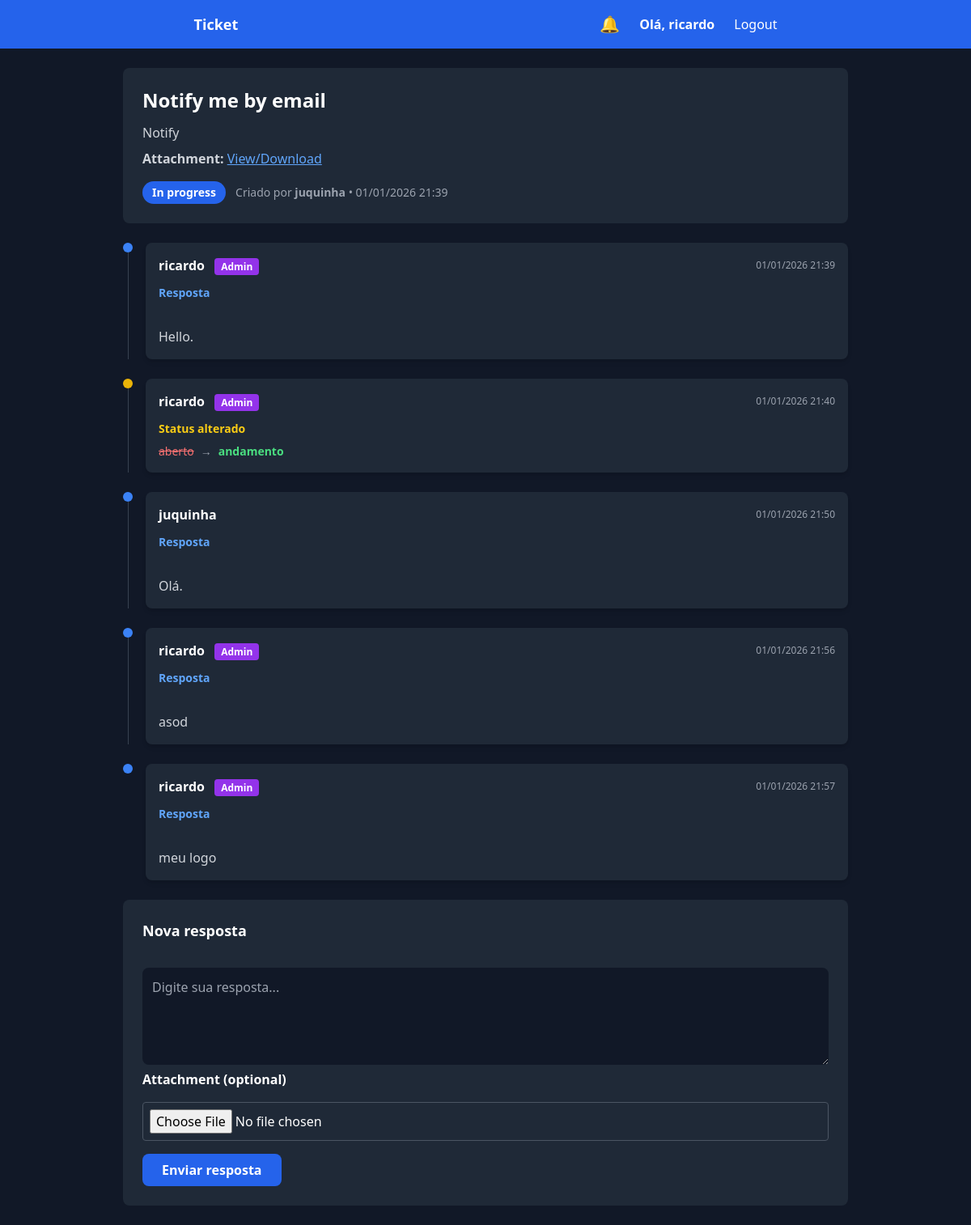
The page /chamados/chamado/38/ (signed in) on the database its author committed.
### chamados/models.py (models this page shows, shortened)
class Chamado(models.Model):
    STATUS_CHOICES = (
        ('aberto', 'Open'),
        ('andamento', 'In progress'),
        ('fechado', 'Closed'),
    )
    titulo = models.CharField(max_length=100)
    descricao = models.TextField()
    status = models.CharField(
        max_length=20,
        choices=STATUS_CHOICES,
        default='aberto'
    )
    criado_por = models.ForeignKey(
        User,
        on_delete=models.CASCADE,
        related_name='chamados'
    )
    criado_em = models.DateTimeField(auto_now_add=True)
    anexo = models.FileField(
        upload_to='chamados_anexos/',
        null=True,
        blank=True
    )

class RespostaChamado(models.Model):
    chamado = models.ForeignKey(
        Chamado,
        on_delete=models.CASCADE,
        related_name='respostas'
    )
    autor = models.ForeignKey(User, on_delete=models.CASCADE)
    mensagem = models.TextField()
    criada_em = models.DateTimeField(auto_now_add=True)
    lido_por = models.ManyToManyField(
        User,
        related_name='respostas_lidas',
        blank=True
    )

class HistoricoChamado(models.Model):
    chamado = models.ForeignKey(
        Chamado,
        on_delete=models.CASCADE,
        related_name='historicos'
    )
    usuario = models.ForeignKey(
        User,
        on_delete=models.SET_NULL,
        null=True
    )
    status_anterior = models.CharField(max_length=20)
    novo_status = models.CharField(max_length=20)
    criado_em = models.DateTimeField(auto_now_add=True)
    lido_por = models.ManyToManyField(
        User,
        related_name='historicos_lidos',
        blank=True
    )

### chamados/views.py (the view)
# urls.py: path('chamado/<int:id>/', views.detalhe_chamado, name='detalhe_chamado'),  # /chamados/chamado/<id>/
@login_required
def detalhe_chamado(request, id):
    chamado = get_object_or_404(Chamado, id=id)
    if not request.user.is_staff and chamado.criado_por != request.user:
        return render(request, 'chamados/403.html', status=403)
    pode_responder = not (
        chamado.status == 'fechado' and not request.user.is_staff
    )
    for h in chamado.historicos.exclude(lido_por=request.user):
        h.lido_por.add(request.user)
    for r in chamado.respostas.exclude(lido_por=request.user):
        r.lido_por.add(request.user)
    Notificacao.objects.filter(
        usuario=request.user,
        chamado=chamado,
        lida=False
    ).update(lida=True)
    if request.method == 'POST':
        if not pode_responder:
            messages.error(request, 'This ticket is closed and cannot be replied.')
            return redirect('detalhe_chamado', id=chamado.id)
        form = RespostaChamadoForm(request.POST)
        if form.is_valid():
            resposta = form.save(commit=False)
            resposta.chamado = chamado
            resposta.autor = request.user
            resposta.save()
            if chamado.criado_por != request.user:
                Notificacao.objects.create(
                    usuario=chamado.criado_por,
                    chamado=chamado,
                    mensagem=f'New reply in ticket "{chamado.titulo}"',
                    status=chamado.status
                )
            return redirect('detalhe_chamado', id=chamado.id)
    else:
        form = RespostaChamadoForm()
    return render(request, 'chamados/detalhe_chamado.html', {
        'chamado': chamado,
        'form': form,
        'timeline': montar_timeline(chamado),
        'pode_responder': pode_responder
    })

### chamados/forms.py
class RespostaChamadoForm(forms.ModelForm):
    class Meta:
        model = RespostaChamado
        fields = ['mensagem']

### chamados/context_processors.py (called while the page is built)
def notificacoes_nao_lidas(request):
    if request.user.is_authenticated:
        return {
            'notificacoes_nao_lidas': request.user.notificacoes.filter(lida=False),
            'total_notificacoes': request.user.notificacoes.filter(lida=False).count()
        }
    return {}

def notificacoes_usuario(request):
    if request.user.is_authenticated:
        notificacoes = request.user.notificacoes.order_by('-criada_em')[:5]
        nao_lidas = request.user.notificacoes.filter(lida=False).count()
    else:
        notificacoes = []
        nao_lidas = 0
    return {
        'notificacoes': notificacoes,
        'notificacoes_nao_lidas': nao_lidas
    }

### chamados/views.py (called while the page is built)
def montar_timeline(chamado):
    eventos = []
    for h in chamado.historicos.all():
        eventos.append({
            'tipo': 'status',
            'usuario': h.usuario,
            'data': h.criado_em,
            'status_anterior': h.status_anterior,
            'novo_status': h.novo_status,
            'obj': h
        })
    for r in chamado.respostas.all():
        eventos.append({
            'tipo': 'resposta',
            'usuario': r.autor,
            'data': r.criada_em,
            'mensagem': r.mensagem,
            'obj': r
        })
    eventos.sort(key=lambda x: x['data'])
    return eventos

### chamados/templates/chamados/detalhe_chamado.html (shortened to what this page needs)
{% extends 'base.html' %}
{% block content %}
{% if request.user.is_staff or chamado.criado_por == request.user %}
<div class="max-w-4xl mx-auto space-y-6 px-2 sm:px-0">
  <div class="bg-gray-800 rounded-lg p-5 sm:p-6">
    <h2 class="text-xl sm:text-2xl font-bold text-white">
      {{ chamado.titulo }}
    </h2>
    <p class="text-gray-300 mt-3 text-sm sm:text-base leading-relaxed">
      {{ chamado.descricao }}
    </p>
    {% if chamado.anexo %}
      <p class="mt-2 text-gray-300 text-sm sm:text-base">
        <strong>Attachment:</strong>
        <a href="{{ chamado.anexo.url }}" target="_blank" class="underline text-blue-400">
          View/Download
        </a>
      </p>
    {% endif %}
    <div class="mt-4 flex flex-col sm:flex-row sm:items-center gap-3 text-sm">
      <span class="px-3 py-1 rounded-full bg-blue-600 text-white font-semibold w-fit">
        {{ chamado.get_status_display }}
      </span>
      <span class="text-gray-400">
        Criado por <b>{{ chamado.criado_por.username }}</b> •
        {{ chamado.criado_em|date:'d/m/Y H:i' }}
      </span>
    </div>
  </div>
  <div class="space-y-6">
    {% for item in timeline %}
      <div class="flex gap-3 sm:gap-4" {% if forloop.last %}id="ultimo-item"{% endif %}>
        <div class="flex flex-col items-center">
          <div class="w-3 h-3 rounded-full
            {% if item.tipo == 'status' %}bg-yellow-500{% endif %}
            {% if item.tipo == 'resposta' %}bg-blue-500{% endif %}
          "></div>
        </div>
        <div class="flex-1 rounded-lg p-4 shadow-md
          {% if request.user not in item.obj.lido_por.all and item.tipo == 'status' %}
            bg-yellow-900 border border-yellow-500
          {% elif request.user not in item.obj.lido_por.all and item.tipo == 'resposta' %}
            bg-blue-900 border border-blue-500
          {% else %}
            bg-gray-800
          {% endif %}
        ">
          <div class="flex flex-col sm:flex-row sm:justify-between sm:items-center gap-2">
            <span class="text-white font-semibold text-sm sm:text-base">
              {{ item.usuario.username }}
              {% if item.usuario.is_staff %}
                <span class="ml-2 text-xs px-2 py-0.5 rounded
                             bg-purple-600 text-white">
                  Admin
                </span>
              {% endif %}
            </span>
            <span class="text-xs text-gray-400">
              {{ item.data|date:'d/m/Y H:i' }}
            </span>
          </div>
          {% if item.tipo == 'status' %}
            <p class="text-yellow-400 text-sm mt-3 font-semibold">
              Status alterado
            </p>
            <div class="mt-2 text-gray-300 flex flex-wrap items-center gap-2 text-sm">
              <span class="line-through text-red-400">
                {{ item.status_anterior }}
              </span>
              <span class="text-gray-400">→</span>
              <span class="text-green-400 font-bold">
                {{ item.novo_status }}
              </span>
            </div>
          {% elif item.tipo == 'resposta' %}
            <p class="text-blue-400 text-sm mt-3 font-semibold">
              Resposta
            </p>
            <p class="text-gray-300 mt-2 whitespace-pre-line leading-relaxed text-sm sm:text-base">
              {{ item.mensagem }}
            </p>
          {% endif %}
        </div>
      </div>
    {% empty %}
      <p class="text-center text-gray-500">
        Nenhuma atividade neste chamado.
      </p>
    {% endfor %}
  </div>
  <div class="bg-gray-800 rounded-lg p-5 sm:p-6">
    <h3 class="text-lg font-semibold text-white mb-4">
      Nova resposta
    </h3>
    {% if not pode_responder %}
      <div class="bg-red-900 border border-red-600 text-red-200
                  px-4 py-3 rounded text-sm font-semibold">
        🔒 This call is closed. You can no longer reply.
      </div>
    {% else %}
      <form method="post" class="space-y-4" enctype="multipart/form-data">
        <textarea
          name="mensagem"
          rows="4"
          required
          class="w-full p-3 rounded-lg bg-gray-900 text-white
                 focus:outline-none focus:ring-2 focus:ring-blue-500 text-sm sm:text-base"
          placeholder="Digite sua resposta..."
        ></textarea>
        <label for="anexo" class="text-white font-semibold">Attachment (optional)</label>
        <input
          type="file"
          name="anexo"
          id="anexo"
          class="w-full border border-gray-600 p-2 rounded bg-gray-800 text-white"
        />
        <button
          type="submit"
          class="w-full sm:w-auto bg-blue-600 hover:bg-blue-700 px-6 py-2
                 rounded-lg text-white font-semibold transition"
        >
          Enviar resposta
        </button>
      </form>
    {% endif %}
  </div>
</div>
{% else %}
<div class="max-w-xl mx-auto bg-red-900 border border-red-600
            text-red-200 px-6 py-5 rounded-lg text-center font-semibold">
   You do not have permission to view this ticket.
</div>
{% endif %}
{% endblock %}

### chamados/templates/base.html (shortened to what this page needs)
{% load static %}
<!DOCTYPE html>
<html lang="pt-BR" class="dark">
<head>
  <script src="https://cdn.tailwindcss.com"></script>
</head>
<body class="bg-gray-900 min-h-screen flex flex-col">
<nav class="bg-blue-600 dark:bg-blue-900 text-white px-4 py-4 flex items-center justify-around">
  <h1 class="font-bold text-lg">
    <a href="/">Ticket</a>
  </h1>
  <div class="hidden md:flex items-center gap-6">
    <div class="relative">
      <button id="notifBtn" class="relative text-xl focus:outline-none">
        🔔
      </button>
    </div>
    <div class="relative group">
      <span class="cursor-pointer font-semibold">
        Olá, {{ request.user.username }}
      </span>
    </div>
    <form method="post" action="{% url 'logout' %}">
      <button class="hover:underline">Logout</button>
    </form>
  </div>
</nav>
<main class="p-4 md:p-6 flex-1">
  {% block content %}{% endblock %}
</main>
</body>
</html>

### rows shown on the page
Chamado: titulo "Notify me by email", descricao "Notify", status "In progress", criado_por.username "juquinha", criado_em "01/01/2026 21:39"

### other values the page prints
{{ request.user.username }} "ricardo"
{{ item.usuario.username }} "ricardo"
{{ item.data|date:'d/m/Y H:i' }} "01/01/2026 21:39"
{{ item.mensagem }} "Hello."
{{ item.data|date:'d/m/Y H:i' }} "01/01/2026 21:40"
{{ item.status_anterior }} "aberto"
{{ item.novo_status }} "andamento"
{{ item.usuario.username }} "juquinha"
{{ item.data|date:'d/m/Y H:i' }} "01/01/2026 21:50"
{{ item.mensagem }} "Olá."
{{ item.data|date:'d/m/Y H:i' }} "01/01/2026 21:56"
{{ item.mensagem }} "asod"
{{ item.data|date:'d/m/Y H:i' }} "01/01/2026 21:57"
{{ item.mensagem }} "meu logo"
